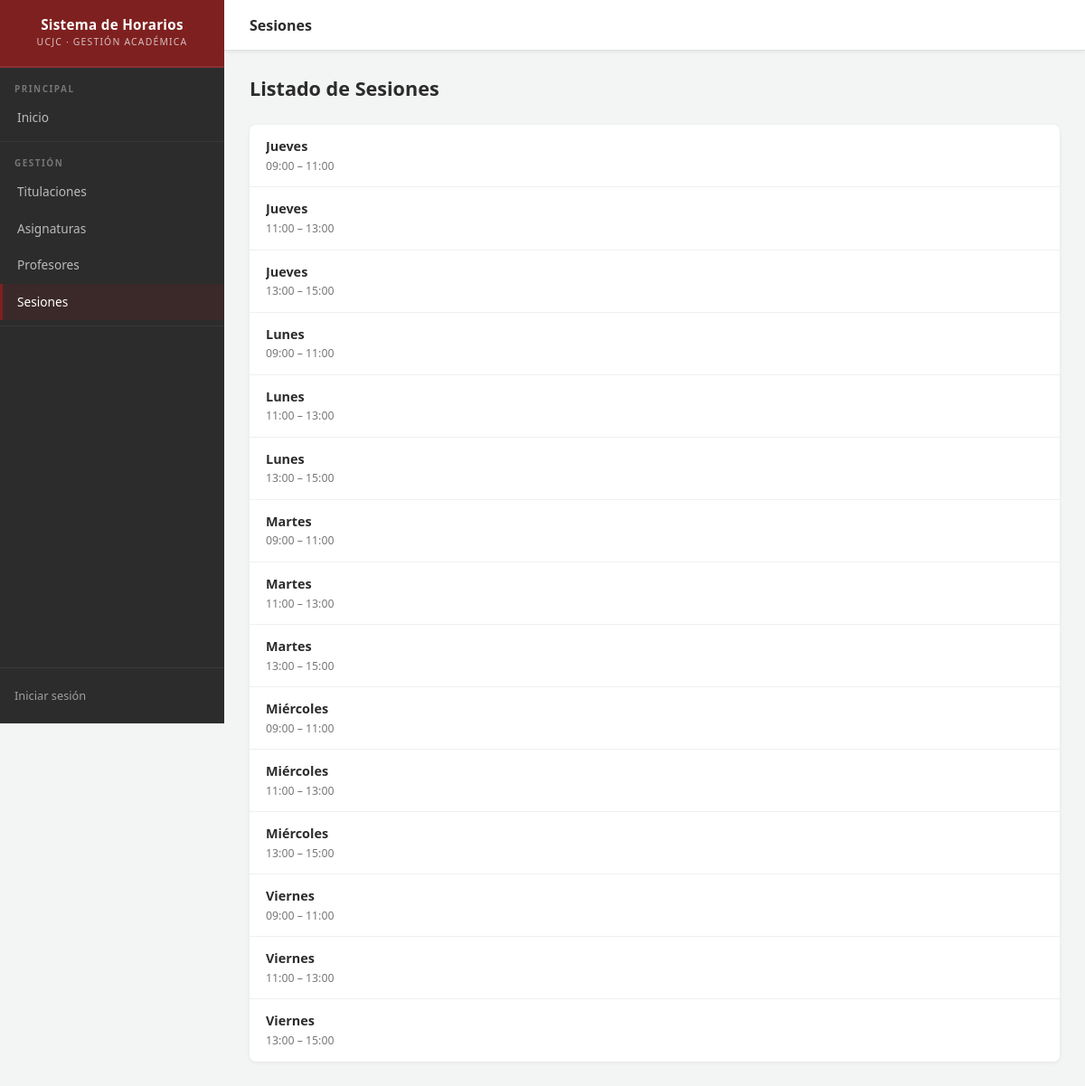
Screenshot of /horarios/sesiones/ with the database file from the repository.
### horarios/models.py (models this page shows, shortened)
class Sesion(models.Model):
    DIAS_SEMANA = [
        ('LUN', 'Lunes'),
        ('MAR', 'Martes'),
        ('MIE', 'Miércoles'),
        ('JUE', 'Jueves'),
        ('VIE', 'Viernes'),
    ]
    dia = models.CharField(max_length=3, choices=DIAS_SEMANA)
    hora_inicio = models.TimeField()
    hora_fin = models.TimeField()
    class Meta:
        ordering = ['dia', 'hora_inicio']

### horarios/views.py (the view)
# urls.py: path('sesiones/', views.SesionListView.as_view(), name='sesiones'),
class SesionListView(generic.ListView):
    model = Sesion
    paginate_by = 15

### horarios/templates/horarios/sesion_list.html (shortened to what this page needs)
{% extends "base_generic.html" %}
{% block page_title %}Sesiones{% endblock %}
{% block content %}
<div class="page-header">
  <h2>Listado de Sesiones</h2>
</div>
{% if sesion_list %}
<div class="card">
  <ul class="item-list">
    {% for sesion in sesion_list %}
    <li>
      <div class="item-main">
        <div class="item-title">{{ sesion.get_dia_display }}</div>
        <div class="item-subtitle">{{ sesion.hora_inicio|time:"H:i" }} – {{ sesion.hora_fin|time:"H:i" }}</div>
      </div>
    </li>
    {% endfor %}
  </ul>
</div>
{% endif %}
{% endblock %}

### static/css/style.css (style rules this page uses)
:root { --crimson: #7F2020; --crimson-dark: #5a1515; --crimson-light: #a33d3d; --crimson-hover: #6b1a1a; --off-white: #F3F4F4; --charcoal: #2C2C2C; --charcoal-light: #3f3f3f; --white: #ffffff; --border: #e0e0e0; --border-light: #f0f0f0; --text-muted: #777; --sidebar-width: 248px; --topbar-height: 56px; --radius: 7px; --shadow-sm: 0 1px 4px rgba(0,0,0,0.07); --shadow: 0 2px 10px rgba(0,0,0,0.09); }
*, *::before, *::after { box-sizing: border-box; margin: 0; padding: 0; }
html { scroll-behavior: smooth; }
body { font-family: 'Segoe UI', system-ui, -apple-system, BlinkMacSystemFont, sans-serif; background: var(--off-white); color: var(--charcoal); min-height: 100vh; font-size: 15px; line-height: 1.5; }
ul, ol { padding-left: 1.2em; }
.page-header { display: flex; align-items: center; justify-content: space-between; margin-bottom: 24px; flex-wrap: wrap; gap: 12px; }
.page-header h2 { font-size: 1.35rem; font-weight: 700; color: var(--charcoal); }
.card { background: white; border-radius: var(--radius); box-shadow: var(--shadow-sm); overflow: hidden; margin-bottom: 8px; }
.item-list { list-style: none; padding: 0; }
.item-list li { display: flex; align-items: center; justify-content: space-between; padding: 13px 18px; border-bottom: 1px solid var(--border-light); gap: 12px; transition: background 0.12s; }
.item-list li:last-child { border-bottom: none; }
.item-main { flex: 1; min-width: 0; }
.item-title { font-weight: 600; color: var(--charcoal); font-size: 0.9rem; margin-bottom: 2px; overflow: hidden; text-overflow: ellipsis; white-space: nowrap; }
.item-subtitle { font-size: 0.77rem; color: var(--text-muted); overflow: hidden; text-overflow: ellipsis; white-space: nowrap; }

### rows the page displays
Sesion: dia "Jueves", hora_inicio "09:00", hora_fin "11:00"
Sesion: dia "Jueves", hora_inicio "11:00", hora_fin "13:00"
Sesion: dia "Jueves", hora_inicio "13:00", hora_fin "15:00"
Sesion: dia "Lunes", hora_inicio "09:00", hora_fin "11:00"
Sesion: dia "Lunes", hora_inicio "11:00", hora_fin "13:00"
Sesion: dia "Lunes", hora_inicio "13:00", hora_fin "15:00"
Sesion: dia "Martes", hora_inicio "09:00", hora_fin "11:00"
Sesion: dia "Martes", hora_inicio "11:00", hora_fin "13:00"
Sesion: dia "Martes", hora_inicio "13:00", hora_fin "15:00"
Sesion: dia "Miércoles", hora_inicio "09:00", hora_fin "11:00"
Sesion: dia "Miércoles", hora_inicio "11:00", hora_fin "13:00"
Sesion: dia "Miércoles", hora_inicio "13:00", hora_fin "15:00"
Sesion: dia "Viernes", hora_inicio "09:00", hora_fin "11:00"
Sesion: dia "Viernes", hora_inicio "11:00", hora_fin "13:00"
Sesion: dia "Viernes", hora_inicio "13:00", hora_fin "15:00"
